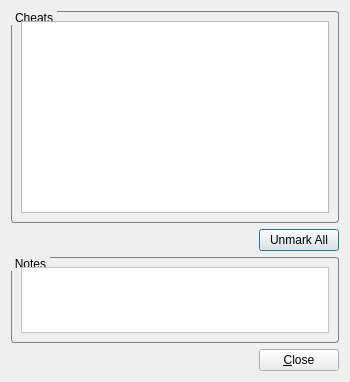
<?xml version="1.0" encoding="UTF-8"?>
<ui version="4.0">
 <class>CheatDialog</class>
 <widget class="QDialog" name="CheatDialog">
  <property name="geometry">
   <rect>
    <x>0</x>
    <y>0</y>
    <width>350</width>
    <height>382</height>
   </rect>
  </property>
  <property name="windowTitle">
   <string>Cheats</string>
  </property>
  <layout class="QVBoxLayout" name="verticalLayout_3">
   <item>
    <widget class="QGroupBox" name="groupCheats">
     <property name="sizePolicy">
      <sizepolicy hsizetype="MinimumExpanding" vsizetype="MinimumExpanding">
       <horstretch>0</horstretch>
       <verstretch>0</verstretch>
      </sizepolicy>
     </property>
     <property name="minimumSize">
      <size>
       <width>0</width>
       <height>0</height>
      </size>
     </property>
     <property name="autoFillBackground">
      <bool>false</bool>
     </property>
     <property name="styleSheet">
      <string notr="true">QGroupBox {
	border: 1px solid #7F7F7F;
	border-radius: 3px;
	margin-top: 1ex; 
 }

QGroupBox::title {
	subcontrol-origin: margin;
	subcontrol-position: top left; 
	padding: 0 2px;
 }</string>
     </property>
     <property name="title">
      <string>Cheats</string>
     </property>
     <property name="flat">
      <bool>false</bool>
     </property>
     <property name="checkable">
      <bool>false</bool>
     </property>
     <layout class="QVBoxLayout" name="verticalLayout">
      <item>
       <widget class="QTreeWidget" name="treeWidget">
        <property name="sizePolicy">
         <sizepolicy hsizetype="Minimum" vsizetype="Minimum">
          <horstretch>0</horstretch>
          <verstretch>0</verstretch>
         </sizepolicy>
        </property>
        <property name="minimumSize">
         <size>
          <width>0</width>
          <height>0</height>
         </size>
        </property>
        <property name="verticalScrollBarPolicy">
         <enum>Qt::ScrollBarAsNeeded</enum>
        </property>
        <property name="horizontalScrollBarPolicy">
         <enum>Qt::ScrollBarAsNeeded</enum>
        </property>
        <attribute name="headerVisible">
         <bool>false</bool>
        </attribute>
        <column>
         <property name="text">
          <string notr="true">1</string>
         </property>
        </column>
       </widget>
      </item>
     </layout>
    </widget>
   </item>
   <item>
    <layout class="QHBoxLayout" name="horizontalLayout_2">
     <item>
      <spacer name="horizontalSpacer_2">
       <property name="orientation">
        <enum>Qt::Horizontal</enum>
       </property>
       <property name="sizeHint" stdset="0">
        <size>
         <width>208</width>
         <height>18</height>
        </size>
       </property>
      </spacer>
     </item>
     <item>
      <widget class="QPushButton" name="pushUnmarkAll">
       <property name="text">
        <string>Unmark All</string>
       </property>
      </widget>
     </item>
    </layout>
   </item>
   <item>
    <widget class="QGroupBox" name="groupNotes">
     <property name="sizePolicy">
      <sizepolicy hsizetype="Minimum" vsizetype="Minimum">
       <horstretch>0</horstretch>
       <verstretch>0</verstretch>
      </sizepolicy>
     </property>
     <property name="minimumSize">
      <size>
       <width>0</width>
       <height>75</height>
      </size>
     </property>
     <property name="autoFillBackground">
      <bool>false</bool>
     </property>
     <property name="styleSheet">
      <string notr="true">QGroupBox {
	border: 1px solid #7F7F7F;
	border-radius: 3px;
	margin-top: 1ex; 
 }

QGroupBox::title {
	subcontrol-origin: margin;
	subcontrol-position: top left; 
	padding: 0 2px;
 }</string>
     </property>
     <property name="title">
      <string>Notes</string>
     </property>
     <property name="flat">
      <bool>false</bool>
     </property>
     <property name="checkable">
      <bool>false</bool>
     </property>
     <layout class="QVBoxLayout" name="verticalLayout_2">
      <item>
       <widget class="QScrollArea" name="scrollArea_2">
        <property name="sizePolicy">
         <sizepolicy hsizetype="Minimum" vsizetype="Minimum">
          <horstretch>0</horstretch>
          <verstretch>0</verstretch>
         </sizepolicy>
        </property>
        <property name="styleSheet">
         <string notr="true">background: #FFF;</string>
        </property>
        <property name="widgetResizable">
         <bool>true</bool>
        </property>
        <widget class="QWidget" name="scrollAreaWidgetContents_2">
         <property name="geometry">
          <rect>
           <x>0</x>
           <y>0</y>
           <width>308</width>
           <height>44</height>
          </rect>
         </property>
         <property name="sizePolicy">
          <sizepolicy hsizetype="Minimum" vsizetype="Minimum">
           <horstretch>0</horstretch>
           <verstretch>0</verstretch>
          </sizepolicy>
         </property>
         <layout class="QVBoxLayout" name="verticalLayout_4">
          <item>
           <widget class="QLabel" name="labelDesc">
            <property name="sizePolicy">
             <sizepolicy hsizetype="Preferred" vsizetype="Preferred">
              <horstretch>0</horstretch>
              <verstretch>0</verstretch>
             </sizepolicy>
            </property>
            <property name="text">
             <string/>
            </property>
            <property name="alignment">
             <set>Qt::AlignLeading|Qt::AlignLeft|Qt::AlignTop</set>
            </property>
            <property name="wordWrap">
             <bool>true</bool>
            </property>
           </widget>
          </item>
         </layout>
        </widget>
       </widget>
      </item>
     </layout>
    </widget>
   </item>
   <item>
    <layout class="QHBoxLayout" name="horizontalLayout">
     <item>
      <spacer name="horizontalSpacer">
       <property name="orientation">
        <enum>Qt::Horizontal</enum>
       </property>
       <property name="sizeHint" stdset="0">
        <size>
         <width>228</width>
         <height>20</height>
        </size>
       </property>
      </spacer>
     </item>
     <item>
      <widget class="QPushButton" name="pushClose">
       <property name="text">
        <string>&amp;Close</string>
       </property>
      </widget>
     </item>
    </layout>
   </item>
  </layout>
 </widget>
 <resources/>
 <connections>
  <connection>
   <sender>pushClose</sender>
   <signal>clicked()</signal>
   <receiver>CheatDialog</receiver>
   <slot>hide()</slot>
   <hints>
    <hint type="sourcelabel">
     <x>243</x>
     <y>220</y>
    </hint>
    <hint type="destinationlabel">
     <x>145</x>
     <y>121</y>
    </hint>
   </hints>
  </connection>
 </connections>
</ui>
